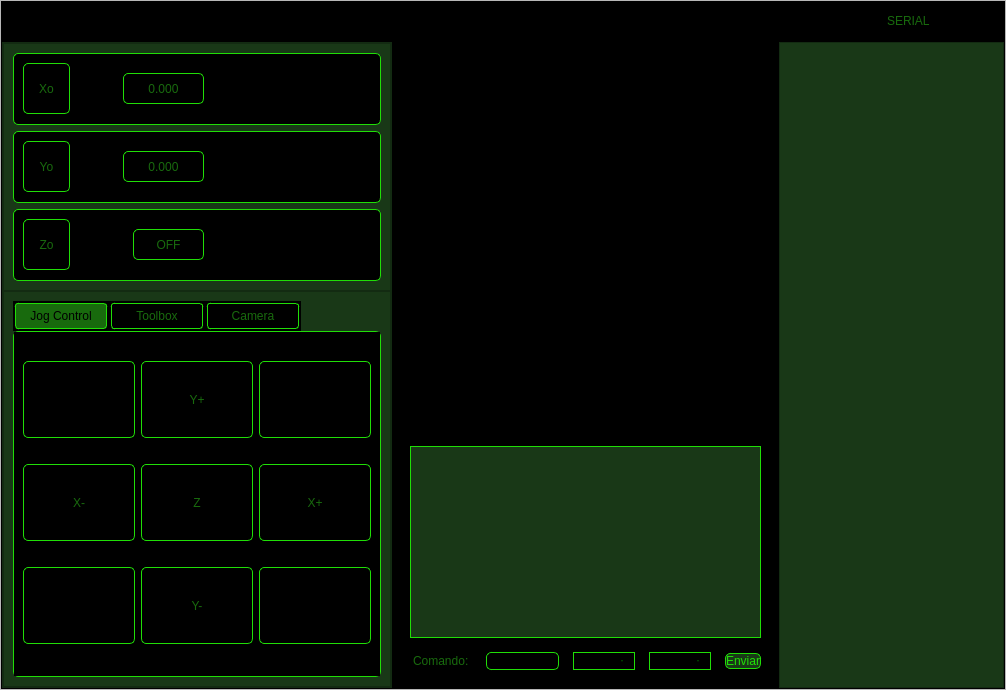
<?xml version="1.0" encoding="UTF-8"?>
<ui version="4.0">
 <class>MainWindow</class>
 <widget class="QMainWindow" name="MainWindow">
  <property name="geometry">
   <rect>
    <x>0</x>
    <y>0</y>
    <width>1006</width>
    <height>690</height>
   </rect>
  </property>
  <property name="windowTitle">
   <string>MainWindow</string>
  </property>
  <widget class="QWidget" name="centralwidget">
   <layout class="QHBoxLayout" name="horizontalLayout_3">
    <property name="spacing">
     <number>0</number>
    </property>
    <property name="leftMargin">
     <number>0</number>
    </property>
    <property name="topMargin">
     <number>0</number>
    </property>
    <property name="rightMargin">
     <number>0</number>
    </property>
    <property name="bottomMargin">
     <number>0</number>
    </property>
    <item>
     <widget class="QFrame" name="frame">
      <property name="frameShape">
       <enum>QFrame::StyledPanel</enum>
      </property>
      <property name="frameShadow">
       <enum>QFrame::Raised</enum>
      </property>
      <layout class="QVBoxLayout" name="verticalLayout_2" stretch="1,12">
       <property name="spacing">
        <number>0</number>
       </property>
       <property name="leftMargin">
        <number>0</number>
       </property>
       <property name="topMargin">
        <number>0</number>
       </property>
       <property name="rightMargin">
        <number>0</number>
       </property>
       <property name="bottomMargin">
        <number>0</number>
       </property>
       <item>
        <widget class="QFrame" name="frame_superior">
         <property name="minimumSize">
          <size>
           <width>0</width>
           <height>32</height>
          </size>
         </property>
         <property name="maximumSize">
          <size>
           <width>16777215</width>
           <height>40</height>
          </size>
         </property>
         <property name="styleSheet">
          <string notr="true">QFrame{
background-color: rgb(0, 0, 0);
}

QPushButton{
border-radius:20px;
}

QPushButton:hover{
background-color: #0a4212;
border-radius:20px;
}</string>
         </property>
         <property name="frameShape">
          <enum>QFrame::StyledPanel</enum>
         </property>
         <property name="frameShadow">
          <enum>QFrame::Raised</enum>
         </property>
         <layout class="QHBoxLayout" name="horizontalLayout">
          <property name="spacing">
           <number>5</number>
          </property>
          <property name="leftMargin">
           <number>0</number>
          </property>
          <property name="topMargin">
           <number>0</number>
          </property>
          <property name="rightMargin">
           <number>0</number>
          </property>
          <property name="bottomMargin">
           <number>0</number>
          </property>
          <item>
           <widget class="QLabel" name="label_2">
            <property name="text">
             <string/>
            </property>
            <property name="pixmap">
             <pixmap resource="recursos.qrc">:/Top/imagenes/DrawXYLogo.png</pixmap>
            </property>
            <property name="margin">
             <number>0</number>
            </property>
           </widget>
          </item>
          <item>
           <widget class="QPushButton" name="openButton">
            <property name="minimumSize">
             <size>
              <width>30</width>
              <height>30</height>
             </size>
            </property>
            <property name="text">
             <string/>
            </property>
            <property name="icon">
             <iconset resource="recursos.qrc">
              <normaloff>:/Top/imagenes/archivo.svg</normaloff>:/Top/imagenes/archivo.svg</iconset>
            </property>
            <property name="iconSize">
             <size>
              <width>20</width>
              <height>20</height>
             </size>
            </property>
           </widget>
          </item>
          <item>
           <widget class="QPushButton" name="pushButton_17">
            <property name="minimumSize">
             <size>
              <width>30</width>
              <height>30</height>
             </size>
            </property>
            <property name="text">
             <string/>
            </property>
            <property name="icon">
             <iconset resource="recursos.qrc">
              <normaloff>:/Top/imagenes/info.svg</normaloff>:/Top/imagenes/info.svg</iconset>
            </property>
            <property name="iconSize">
             <size>
              <width>18</width>
              <height>18</height>
             </size>
            </property>
           </widget>
          </item>
          <item>
           <widget class="QPushButton" name="pushButton_18">
            <property name="minimumSize">
             <size>
              <width>30</width>
              <height>30</height>
             </size>
            </property>
            <property name="text">
             <string/>
            </property>
            <property name="icon">
             <iconset resource="recursos.qrc">
              <normaloff>:/Top/imagenes/ajustes.svg</normaloff>:/Top/imagenes/ajustes.svg</iconset>
            </property>
            <property name="iconSize">
             <size>
              <width>20</width>
              <height>20</height>
             </size>
            </property>
           </widget>
          </item>
          <item>
           <spacer name="horizontalSpacer">
            <property name="orientation">
             <enum>Qt::Horizontal</enum>
            </property>
            <property name="sizeHint" stdset="0">
             <size>
              <width>384</width>
              <height>17</height>
             </size>
            </property>
           </spacer>
          </item>
          <item>
           <widget class="QLabel" name="inputTx">
            <property name="styleSheet">
             <string notr="true">font: 87 8pt &quot;Arial Black&quot;;
color: #186a0d;</string>
            </property>
            <property name="text">
             <string>SERIAL</string>
            </property>
           </widget>
          </item>
          <item>
           <widget class="QPushButton" name="TxButton">
            <property name="minimumSize">
             <size>
              <width>30</width>
              <height>30</height>
             </size>
            </property>
            <property name="text">
             <string/>
            </property>
            <property name="icon">
             <iconset resource="recursos.qrc">
              <normaloff>:/Action/imagenes/serial.svg</normaloff>:/Action/imagenes/serial.svg</iconset>
            </property>
           </widget>
          </item>
          <item>
           <widget class="QPushButton" name="connectButton">
            <property name="minimumSize">
             <size>
              <width>30</width>
              <height>30</height>
             </size>
            </property>
            <property name="styleSheet">
             <string notr="true"/>
            </property>
            <property name="text">
             <string/>
            </property>
            <property name="icon">
             <iconset resource="recursos.qrc">
              <normaloff>:/Action/imagenes/connect.svg</normaloff>:/Action/imagenes/connect.svg</iconset>
            </property>
            <property name="iconSize">
             <size>
              <width>16</width>
              <height>16</height>
             </size>
            </property>
           </widget>
          </item>
         </layout>
        </widget>
       </item>
       <item>
        <widget class="QFrame" name="frame_3">
         <property name="styleSheet">
          <string notr="true">background-color: rgb(0, 0, 0);</string>
         </property>
         <property name="frameShape">
          <enum>QFrame::StyledPanel</enum>
         </property>
         <property name="frameShadow">
          <enum>QFrame::Raised</enum>
         </property>
         <layout class="QHBoxLayout" name="horizontalLayout_2">
          <property name="spacing">
           <number>0</number>
          </property>
          <property name="leftMargin">
           <number>0</number>
          </property>
          <property name="topMargin">
           <number>0</number>
          </property>
          <property name="rightMargin">
           <number>0</number>
          </property>
          <property name="bottomMargin">
           <number>0</number>
          </property>
          <item>
           <widget class="QFrame" name="frame_2">
            <property name="minimumSize">
             <size>
              <width>225</width>
              <height>0</height>
             </size>
            </property>
            <property name="maximumSize">
             <size>
              <width>500</width>
              <height>16777215</height>
             </size>
            </property>
            <property name="styleSheet">
             <string notr="true">QFrame{
background-color: #193817;
}

QPushButton{
font: 87 8pt &quot;Arial Black&quot;;
color: #186a0d;
border-radius: 5px;
border: 1px solid #20de07;
}

QPushButton:hover{
background-color:#041b00;
}</string>
            </property>
            <property name="frameShape">
             <enum>QFrame::StyledPanel</enum>
            </property>
            <property name="frameShadow">
             <enum>QFrame::Raised</enum>
            </property>
            <layout class="QVBoxLayout" name="verticalLayout_3">
             <property name="spacing">
              <number>0</number>
             </property>
             <property name="leftMargin">
              <number>0</number>
             </property>
             <property name="topMargin">
              <number>0</number>
             </property>
             <property name="rightMargin">
              <number>0</number>
             </property>
             <property name="bottomMargin">
              <number>0</number>
             </property>
             <item>
              <widget class="QFrame" name="frame_6">
               <property name="styleSheet">
                <string notr="true">QFrame {

}</string>
               </property>
               <property name="frameShape">
                <enum>QFrame::StyledPanel</enum>
               </property>
               <property name="frameShadow">
                <enum>QFrame::Raised</enum>
               </property>
               <layout class="QVBoxLayout" name="verticalLayout_4">
                <item>
                 <widget class="QFrame" name="frame_8">
                  <property name="minimumSize">
                   <size>
                    <width>202</width>
                    <height>72</height>
                   </size>
                  </property>
                  <property name="styleSheet">
                   <string notr="true">background-color: rgb(0, 0, 0);
border-radius: 5px;
border: 1px solid #20de07;</string>
                  </property>
                  <property name="frameShape">
                   <enum>QFrame::StyledPanel</enum>
                  </property>
                  <property name="frameShadow">
                   <enum>QFrame::Raised</enum>
                  </property>
                  <widget class="QLabel" name="label_4">
                   <property name="geometry">
                    <rect>
                     <x>10</x>
                     <y>10</y>
                     <width>47</width>
                     <height>51</height>
                    </rect>
                   </property>
                   <property name="styleSheet">
                    <string notr="true">font: 87 16pt &quot;Times New Roman&quot;;
color: #186a0d;</string>
                   </property>
                   <property name="text">
                    <string>Xo</string>
                   </property>
                   <property name="textFormat">
                    <enum>Qt::AutoText</enum>
                   </property>
                   <property name="alignment">
                    <set>Qt::AlignCenter</set>
                   </property>
                  </widget>
                  <widget class="QLabel" name="label_7">
                   <property name="geometry">
                    <rect>
                     <x>110</x>
                     <y>20</y>
                     <width>81</width>
                     <height>31</height>
                    </rect>
                   </property>
                   <property name="styleSheet">
                    <string notr="true">font: 12pt &quot;AO Mono&quot;;
color: #186a0d;</string>
                   </property>
                   <property name="text">
                    <string>0.000</string>
                   </property>
                   <property name="textFormat">
                    <enum>Qt::AutoText</enum>
                   </property>
                   <property name="alignment">
                    <set>Qt::AlignCenter</set>
                   </property>
                  </widget>
                 </widget>
                </item>
                <item>
                 <widget class="QFrame" name="frame_9">
                  <property name="minimumSize">
                   <size>
                    <width>202</width>
                    <height>72</height>
                   </size>
                  </property>
                  <property name="styleSheet">
                   <string notr="true">background-color: rgb(0, 0, 0);
border-radius: 5px;
border: 1px solid #20de07;</string>
                  </property>
                  <property name="frameShape">
                   <enum>QFrame::StyledPanel</enum>
                  </property>
                  <property name="frameShadow">
                   <enum>QFrame::Raised</enum>
                  </property>
                  <widget class="QLabel" name="label_5">
                   <property name="geometry">
                    <rect>
                     <x>10</x>
                     <y>10</y>
                     <width>47</width>
                     <height>51</height>
                    </rect>
                   </property>
                   <property name="styleSheet">
                    <string notr="true">font: 87 16pt &quot;Times New Roman&quot;;
color: #186a0d;</string>
                   </property>
                   <property name="text">
                    <string>Yo</string>
                   </property>
                   <property name="textFormat">
                    <enum>Qt::AutoText</enum>
                   </property>
                   <property name="alignment">
                    <set>Qt::AlignCenter</set>
                   </property>
                  </widget>
                  <widget class="QLabel" name="label_8">
                   <property name="geometry">
                    <rect>
                     <x>110</x>
                     <y>20</y>
                     <width>81</width>
                     <height>31</height>
                    </rect>
                   </property>
                   <property name="styleSheet">
                    <string notr="true">font: 12pt &quot;AO Mono&quot;;
color: #186a0d;</string>
                   </property>
                   <property name="text">
                    <string>0.000</string>
                   </property>
                   <property name="textFormat">
                    <enum>Qt::AutoText</enum>
                   </property>
                   <property name="alignment">
                    <set>Qt::AlignCenter</set>
                   </property>
                  </widget>
                 </widget>
                </item>
                <item>
                 <widget class="QFrame" name="frame_10">
                  <property name="minimumSize">
                   <size>
                    <width>202</width>
                    <height>72</height>
                   </size>
                  </property>
                  <property name="styleSheet">
                   <string notr="true">background-color: rgb(0, 0, 0);
border-radius: 5px;
border: 1px solid #20de07;</string>
                  </property>
                  <property name="frameShape">
                   <enum>QFrame::StyledPanel</enum>
                  </property>
                  <property name="frameShadow">
                   <enum>QFrame::Raised</enum>
                  </property>
                  <widget class="QLabel" name="label_6">
                   <property name="geometry">
                    <rect>
                     <x>10</x>
                     <y>10</y>
                     <width>47</width>
                     <height>51</height>
                    </rect>
                   </property>
                   <property name="styleSheet">
                    <string notr="true">font: 87 16pt &quot;Times New Roman&quot;;
color: #186a0d;</string>
                   </property>
                   <property name="text">
                    <string>Zo</string>
                   </property>
                   <property name="textFormat">
                    <enum>Qt::AutoText</enum>
                   </property>
                   <property name="alignment">
                    <set>Qt::AlignCenter</set>
                   </property>
                  </widget>
                  <widget class="QLabel" name="pencilLabel">
                   <property name="geometry">
                    <rect>
                     <x>120</x>
                     <y>20</y>
                     <width>71</width>
                     <height>31</height>
                    </rect>
                   </property>
                   <property name="styleSheet">
                    <string notr="true">font: 12pt &quot;AO Mono&quot;;
color: #186a0d;</string>
                   </property>
                   <property name="text">
                    <string>OFF</string>
                   </property>
                   <property name="textFormat">
                    <enum>Qt::AutoText</enum>
                   </property>
                   <property name="alignment">
                    <set>Qt::AlignCenter</set>
                   </property>
                  </widget>
                 </widget>
                </item>
               </layout>
              </widget>
             </item>
             <item>
              <widget class="QFrame" name="frame_7">
               <property name="frameShape">
                <enum>QFrame::StyledPanel</enum>
               </property>
               <property name="frameShadow">
                <enum>QFrame::Raised</enum>
               </property>
               <layout class="QVBoxLayout" name="verticalLayout_5">
                <item>
                 <widget class="QTabWidget" name="tabWidget">
                  <property name="minimumSize">
                   <size>
                    <width>0</width>
                    <height>0</height>
                   </size>
                  </property>
                  <property name="styleSheet">
                   <string notr="true">QTabWidget::pane{
border-radius: 5px;
border: 1px solid #20de07;
}

QTabBar::tab{
background-color: rgb(0, 0, 0);
width: 90%;
font: 87 8pt &quot;Arial Black&quot;;
color: #186a0d;
border-radius: 3px;
border: 1px solid #20de07;
padding: 5px opx;
margin: 2px;
}

QTabBar::tab:selected{
background-color: #186a0d;
font: 87 9pt &quot;Arial Black&quot;;
color: rgb(0, 0, 0);
}

QPushButton{
height: 75%;
}</string>
                  </property>
                  <property name="currentIndex">
                   <number>0</number>
                  </property>
                  <widget class="QWidget" name="tab">
                   <attribute name="title">
                    <string>Jog Control</string>
                   </attribute>
                   <layout class="QHBoxLayout" name="horizontalLayout_4">
                    <item>
                     <layout class="QGridLayout" name="gridLayout">
                      <item row="2" column="2">
                       <widget class="QPushButton" name="rightDownButton">
                        <property name="minimumSize">
                         <size>
                          <width>0</width>
                          <height>40</height>
                         </size>
                        </property>
                        <property name="styleSheet">
                         <string notr="true"/>
                        </property>
                        <property name="text">
                         <string/>
                        </property>
                        <property name="icon">
                         <iconset resource="recursos.qrc">
                          <normaloff>:/Jog Control/imagenes/x-y-.svg</normaloff>:/Jog Control/imagenes/x-y-.svg</iconset>
                        </property>
                       </widget>
                      </item>
                      <item row="0" column="0">
                       <widget class="QPushButton" name="leftUpButton">
                        <property name="minimumSize">
                         <size>
                          <width>40</width>
                          <height>40</height>
                         </size>
                        </property>
                        <property name="styleSheet">
                         <string notr="true"/>
                        </property>
                        <property name="text">
                         <string/>
                        </property>
                        <property name="icon">
                         <iconset resource="recursos.qrc">
                          <normaloff>:/Jog Control/imagenes/x+y+.svg</normaloff>:/Jog Control/imagenes/x+y+.svg</iconset>
                        </property>
                       </widget>
                      </item>
                      <item row="1" column="2">
                       <widget class="QPushButton" name="rightButton">
                        <property name="minimumSize">
                         <size>
                          <width>0</width>
                          <height>40</height>
                         </size>
                        </property>
                        <property name="styleSheet">
                         <string notr="true"/>
                        </property>
                        <property name="text">
                         <string>X+</string>
                        </property>
                        <property name="icon">
                         <iconset resource="recursos.qrc">
                          <normaloff>:/Jog Control/imagenes/flecha_derecha.svg</normaloff>:/Jog Control/imagenes/flecha_derecha.svg</iconset>
                        </property>
                       </widget>
                      </item>
                      <item row="2" column="1">
                       <widget class="QPushButton" name="downButton">
                        <property name="minimumSize">
                         <size>
                          <width>0</width>
                          <height>40</height>
                         </size>
                        </property>
                        <property name="styleSheet">
                         <string notr="true"/>
                        </property>
                        <property name="text">
                         <string>Y-</string>
                        </property>
                        <property name="icon">
                         <iconset resource="recursos.qrc">
                          <normaloff>:/Jog Control/imagenes/flecha_abajo.svg</normaloff>:/Jog Control/imagenes/flecha_abajo.svg</iconset>
                        </property>
                       </widget>
                      </item>
                      <item row="0" column="1">
                       <widget class="QPushButton" name="upButton">
                        <property name="minimumSize">
                         <size>
                          <width>0</width>
                          <height>40</height>
                         </size>
                        </property>
                        <property name="styleSheet">
                         <string notr="true"/>
                        </property>
                        <property name="text">
                         <string>Y+</string>
                        </property>
                        <property name="icon">
                         <iconset resource="recursos.qrc">
                          <normaloff>:/Jog Control/imagenes/flecha_arriba.svg</normaloff>:/Jog Control/imagenes/flecha_arriba.svg</iconset>
                        </property>
                       </widget>
                      </item>
                      <item row="1" column="1">
                       <widget class="QPushButton" name="pencilButton">
                        <property name="minimumSize">
                         <size>
                          <width>20</width>
                          <height>40</height>
                         </size>
                        </property>
                        <property name="styleSheet">
                         <string notr="true"/>
                        </property>
                        <property name="text">
                         <string>Z</string>
                        </property>
                        <property name="icon">
                         <iconset resource="recursos.qrc">
                          <normaloff>:/Jog Control/imagenes/lapiz_abajo.svg</normaloff>:/Jog Control/imagenes/lapiz_abajo.svg</iconset>
                        </property>
                       </widget>
                      </item>
                      <item row="1" column="0">
                       <widget class="QPushButton" name="leftButton">
                        <property name="minimumSize">
                         <size>
                          <width>20</width>
                          <height>40</height>
                         </size>
                        </property>
                        <property name="styleSheet">
                         <string notr="true"/>
                        </property>
                        <property name="text">
                         <string>X-</string>
                        </property>
                        <property name="icon">
                         <iconset resource="recursos.qrc">
                          <normaloff>:/Jog Control/imagenes/flecha_izquierda.svg</normaloff>:/Jog Control/imagenes/flecha_izquierda.svg</iconset>
                        </property>
                       </widget>
                      </item>
                      <item row="0" column="2">
                       <widget class="QPushButton" name="rightUpButton">
                        <property name="minimumSize">
                         <size>
                          <width>0</width>
                          <height>40</height>
                         </size>
                        </property>
                        <property name="styleSheet">
                         <string notr="true"/>
                        </property>
                        <property name="text">
                         <string/>
                        </property>
                        <property name="icon">
                         <iconset resource="recursos.qrc">
                          <normaloff>:/Jog Control/imagenes/x-y+.svg</normaloff>:/Jog Control/imagenes/x-y+.svg</iconset>
                        </property>
                       </widget>
                      </item>
                      <item row="2" column="0">
                       <widget class="QPushButton" name="leftDownButton">
                        <property name="minimumSize">
                         <size>
                          <width>0</width>
                          <height>40</height>
                         </size>
                        </property>
                        <property name="styleSheet">
                         <string notr="true"/>
                        </property>
                        <property name="text">
                         <string/>
                        </property>
                        <property name="icon">
                         <iconset resource="recursos.qrc">
                          <normaloff>:/Jog Control/imagenes/x+y-.svg</normaloff>:/Jog Control/imagenes/x+y-.svg</iconset>
                        </property>
                       </widget>
                      </item>
                     </layout>
                    </item>
                   </layout>
                  </widget>
                  <widget class="QWidget" name="tab_3">
                   <attribute name="title">
                    <string>Toolbox</string>
                   </attribute>
                   <layout class="QHBoxLayout" name="horizontalLayout_5">
                    <item>
                     <layout class="QVBoxLayout" name="verticalLayout">
                      <item>
                       <widget class="QPushButton" name="resetZeroButton">
                        <property name="styleSheet">
                         <string notr="true">heidth: 100%;</string>
                        </property>
                        <property name="text">
                         <string> Reset Zero</string>
                        </property>
                        <property name="icon">
                         <iconset resource="recursos.qrc">
                          <normaloff>:/ToolBox/imagenes/reset2.svg</normaloff>:/ToolBox/imagenes/reset2.svg</iconset>
                        </property>
                        <property name="iconSize">
                         <size>
                          <width>35</width>
                          <height>35</height>
                         </size>
                        </property>
                       </widget>
                      </item>
                      <item>
                       <widget class="QPushButton" name="returnZeroButton">
                        <property name="text">
                         <string>Return to Zero</string>
                        </property>
                        <property name="icon">
                         <iconset resource="recursos.qrc">
                          <normaloff>:/ToolBox/imagenes/return1.svg</normaloff>:/ToolBox/imagenes/return1.svg</iconset>
                        </property>
                        <property name="iconSize">
                         <size>
                          <width>35</width>
                          <height>35</height>
                         </size>
                        </property>
                       </widget>
                      </item>
                     </layout>
                    </item>
                   </layout>
                  </widget>
                  <widget class="QWidget" name="tab_2">
                   <attribute name="title">
                    <string>Camera</string>
                   </attribute>
                   <layout class="QGridLayout" name="gridLayout_6">
                    <item row="0" column="0" colspan="2">
                     <widget class="QLabel" name="photo">
                      <property name="minimumSize">
                       <size>
                        <width>179</width>
                        <height>240</height>
                       </size>
                      </property>
                      <property name="styleSheet">
                       <string notr="true">border-image: url(:/Camera/imagenes/defecto.png);</string>
                      </property>
                      <property name="text">
                       <string/>
                      </property>
                     </widget>
                    </item>
                    <item row="1" column="0">
                     <layout class="QGridLayout" name="gridLayout_4">
                      <item row="0" column="0">
                       <widget class="QLabel" name="label_9">
                        <property name="minimumSize">
                         <size>
                          <width>0</width>
                          <height>0</height>
                         </size>
                        </property>
                        <property name="styleSheet">
                         <string notr="true">font: 87 9pt &quot;Arial Black&quot;;
background-color: rgb(0, 0, 0);
color: #186a0d;</string>
                        </property>
                        <property name="text">
                         <string>Ajustar:</string>
                        </property>
                        <property name="alignment">
                         <set>Qt::AlignCenter</set>
                        </property>
                       </widget>
                      </item>
                      <item row="1" column="0">
                       <widget class="QLineEdit" name="inputThreshold">
                        <property name="minimumSize">
                         <size>
                          <width>0</width>
                          <height>30</height>
                         </size>
                        </property>
                        <property name="styleSheet">
                         <string notr="true">font: 75 8pt &quot;Times New Roman&quot;;
color: #186a0d;
border-radius: 5px;
border: 1px solid #20de07;</string>
                        </property>
                        <property name="text">
                         <string/>
                        </property>
                       </widget>
                      </item>
                     </layout>
                    </item>
                    <item row="1" column="1">
                     <layout class="QGridLayout" name="gridLayout_5">
                      <item row="0" column="2">
                       <widget class="QPushButton" name="takePhotoButton">
                        <property name="minimumSize">
                         <size>
                          <width>65</width>
                          <height>0</height>
                         </size>
                        </property>
                        <property name="styleSheet">
                         <string notr="true">font: 87 7.5pt &quot;Arial Black&quot;;</string>
                        </property>
                        <property name="text">
                         <string>Tomar</string>
                        </property>
                        <property name="icon">
                         <iconset resource="recursos.qrc">
                          <normaloff>:/Camera/imagenes/camera.svg</normaloff>:/Camera/imagenes/camera.svg</iconset>
                        </property>
                       </widget>
                      </item>
                      <item row="0" column="1">
                       <widget class="QPushButton" name="uploadPhotoButton">
                        <property name="minimumSize">
                         <size>
                          <width>70</width>
                          <height>0</height>
                         </size>
                        </property>
                        <property name="styleSheet">
                         <string notr="true">font: 87 7.5pt &quot;Arial Black&quot;;</string>
                        </property>
                        <property name="text">
                         <string>Cargar</string>
                        </property>
                        <property name="icon">
                         <iconset resource="recursos.qrc">
                          <normaloff>:/Camera/imagenes/cargar.svg</normaloff>:/Camera/imagenes/cargar.svg</iconset>
                        </property>
                       </widget>
                      </item>
                      <item row="0" column="3">
                       <widget class="QPushButton" name="thresholdButton">
                        <property name="minimumSize">
                         <size>
                          <width>65</width>
                          <height>0</height>
                         </size>
                        </property>
                        <property name="styleSheet">
                         <string notr="true">font: 87 7.5pt &quot;Arial Black&quot;;</string>
                        </property>
                        <property name="text">
                         <string>Aplicar</string>
                        </property>
                        <property name="icon">
                         <iconset resource="recursos.qrc">
                          <normaloff>:/Camera/imagenes/aplicar.svg</normaloff>:/Camera/imagenes/aplicar.svg</iconset>
                        </property>
                       </widget>
                      </item>
                      <item row="0" column="0">
                       <widget class="QPushButton" name="cancelButton">
                        <property name="styleSheet">
                         <string notr="true">font: 87 7.5pt &quot;Arial Black&quot;;</string>
                        </property>
                        <property name="text">
                         <string>Cancelar</string>
                        </property>
                        <property name="icon">
                         <iconset resource="recursos.qrc">
                          <normaloff>:/Camera/imagenes/cancelar.svg</normaloff>:/Camera/imagenes/cancelar.svg</iconset>
                        </property>
                       </widget>
                      </item>
                     </layout>
                    </item>
                   </layout>
                  </widget>
                 </widget>
                </item>
               </layout>
              </widget>
             </item>
            </layout>
           </widget>
          </item>
          <item>
           <widget class="QFrame" name="frame_4">
            <property name="minimumSize">
             <size>
              <width>225</width>
              <height>0</height>
             </size>
            </property>
            <property name="maximumSize">
             <size>
              <width>470</width>
              <height>16777215</height>
             </size>
            </property>
            <property name="styleSheet">
             <string notr="true">margin: 4px;</string>
            </property>
            <property name="frameShape">
             <enum>QFrame::StyledPanel</enum>
            </property>
            <property name="frameShadow">
             <enum>QFrame::Raised</enum>
            </property>
            <layout class="QGridLayout" name="gridLayout_3">
             <item row="0" column="0" colspan="5">
              <widget class="QLabel" name="label_10">
               <property name="text">
                <string/>
               </property>
               <property name="pixmap">
                <pixmap resource="recursos.qrc">:/Info/imagenes/GUI.png</pixmap>
               </property>
               <property name="alignment">
                <set>Qt::AlignCenter</set>
               </property>
              </widget>
             </item>
             <item row="1" column="0" colspan="5">
              <layout class="QGridLayout" name="codeLayout"/>
             </item>
             <item row="2" column="0" colspan="5">
              <widget class="QTextBrowser" name="textEdit">
               <property name="maximumSize">
                <size>
                 <width>16777215</width>
                 <height>200</height>
                </size>
               </property>
               <property name="styleSheet">
                <string notr="true">background-color: #193817;
border: 1px solid #20de07;</string>
               </property>
              </widget>
             </item>
             <item row="3" column="0">
              <widget class="QLabel" name="label">
               <property name="minimumSize">
                <size>
                 <width>0</width>
                 <height>0</height>
                </size>
               </property>
               <property name="styleSheet">
                <string notr="true">font: 87 9pt &quot;Arial Black&quot;;
color: #186a0d;</string>
               </property>
               <property name="text">
                <string>Comando:</string>
               </property>
              </widget>
             </item>
             <item row="3" column="1">
              <widget class="QLineEdit" name="inputEdit">
               <property name="minimumSize">
                <size>
                 <width>0</width>
                 <height>0</height>
                </size>
               </property>
               <property name="styleSheet">
                <string notr="true">font: 75 8pt &quot;Times New Roman&quot;;
color: #186a0d;
border-radius: 5px;
border: 1px solid #20de07;</string>
               </property>
               <property name="text">
                <string/>
               </property>
              </widget>
             </item>
             <item row="3" column="2">
              <widget class="QComboBox" name="portOptions">
               <property name="styleSheet">
                <string notr="true">border-color: rgb(0,255,0);
alternate-background-color: rgb(0, 255, 0);
color: rgb(0, 255, 0);
selection-background-color: rgb(0, 255, 0);
border-top-color: rgb(0, 255, 0);
border: 1px solid #20de07;</string>
               </property>
              </widget>
             </item>
             <item row="3" column="3">
              <widget class="QComboBox" name="baudOptions">
               <property name="styleSheet">
                <string notr="true">border-color: rgb(0,255,0);
alternate-background-color: rgb(0, 255, 0);
color: rgb(0, 255, 0);
selection-background-color: rgb(0, 255, 0);
border-top-color: rgb(0, 255, 0);
border: 1px solid #20de07;</string>
               </property>
              </widget>
             </item>
             <item row="3" column="4">
              <widget class="QPushButton" name="sendButton">
               <property name="styleSheet">
                <string notr="true">QPushButton{
background-color: #193817;
font: 87 8pt &quot;Arial Black&quot;;
color: #20de07;
border-radius: 5px;
border: 1px solid #20de07;
}

QPushButton:hover{
background-color: #0a4212;
border-radius:5px;
}</string>
               </property>
               <property name="text">
                <string>Enviar</string>
               </property>
              </widget>
             </item>
            </layout>
           </widget>
          </item>
          <item>
           <widget class="QFrame" name="frame_5">
            <property name="minimumSize">
             <size>
              <width>225</width>
              <height>0</height>
             </size>
            </property>
            <property name="styleSheet">
             <string notr="true">QFrame{
background-color: #193817;
}

QPushButton{
background-color: #193817;
border-radius:20px;
}

QPushButton:hover{
background-color:#041b00;
border-radius:10px;
}</string>
            </property>
            <property name="frameShape">
             <enum>QFrame::StyledPanel</enum>
            </property>
            <property name="frameShadow">
             <enum>QFrame::Raised</enum>
            </property>
            <layout class="QGridLayout" name="gridLayout_2">
             <item row="0" column="0">
              <widget class="QPushButton" name="playButton">
               <property name="minimumSize">
                <size>
                 <width>40</width>
                 <height>40</height>
                </size>
               </property>
               <property name="text">
                <string/>
               </property>
               <property name="icon">
                <iconset resource="recursos.qrc">
                 <normaloff>:/Action/imagenes/play1.svg</normaloff>:/Action/imagenes/play1.svg</iconset>
               </property>
               <property name="iconSize">
                <size>
                 <width>30</width>
                 <height>30</height>
                </size>
               </property>
              </widget>
             </item>
             <item row="0" column="1">
              <widget class="QPushButton" name="stopButton">
               <property name="minimumSize">
                <size>
                 <width>40</width>
                 <height>40</height>
                </size>
               </property>
               <property name="text">
                <string/>
               </property>
               <property name="icon">
                <iconset resource="recursos.qrc">
                 <normaloff>:/Action/imagenes/stop1.svg</normaloff>:/Action/imagenes/stop1.svg</iconset>
               </property>
               <property name="iconSize">
                <size>
                 <width>30</width>
                 <height>30</height>
                </size>
               </property>
              </widget>
             </item>
             <item row="0" column="2">
              <widget class="QPushButton" name="pushButton_21">
               <property name="minimumSize">
                <size>
                 <width>40</width>
                 <height>40</height>
                </size>
               </property>
               <property name="text">
                <string/>
               </property>
               <property name="icon">
                <iconset resource="recursos.qrc">
                 <normaloff>:/Action/imagenes/pausa1.svg</normaloff>:/Action/imagenes/pausa1.svg</iconset>
               </property>
               <property name="iconSize">
                <size>
                 <width>30</width>
                 <height>30</height>
                </size>
               </property>
              </widget>
             </item>
             <item row="1" column="0" colspan="3">
              <layout class="QGridLayout" name="viewLayout"/>
             </item>
             <item row="2" column="0" colspan="3">
              <layout class="QGridLayout" name="svgLayout"/>
             </item>
            </layout>
           </widget>
          </item>
         </layout>
        </widget>
       </item>
      </layout>
     </widget>
    </item>
   </layout>
  </widget>
 </widget>
 <resources>
  <include location="recursos.qrc"/>
 </resources>
 <connections/>
</ui>
